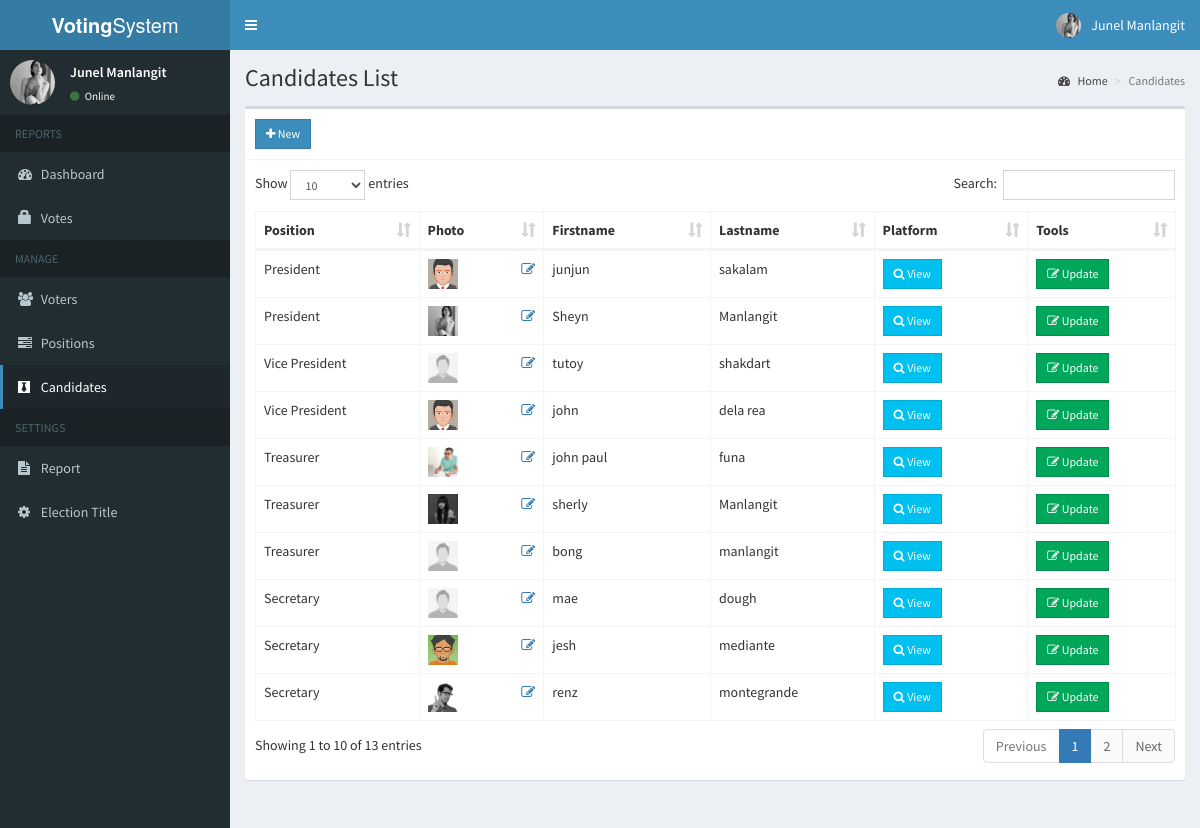
Screenshot of /admin/candidates.php (signed in) with the database file from the repository.
### tables this page shows
CREATE TABLE `candidates` (
  `id` int(11) NOT NULL,
  `position_id` int(11) NOT NULL,
  `firstname` varchar(30) NOT NULL,
  `lastname` varchar(30) NOT NULL,
  `photo` varchar(150) NOT NULL,
  `platform` text NOT NULL
);

CREATE TABLE `positions` (
  `id` int(11) NOT NULL,
  `description` varchar(50) NOT NULL,
  `max_vote` int(11) NOT NULL,
  `priority` int(11) NOT NULL
);

### admin/includes/session.php (called while the page is built, shortened)
<?php
	include 'includes/conn.php';
	$sql = "SELECT * FROM admin WHERE id = '".$_SESSION['admin']."'";
	$query = $conn->query($sql);
	$user = $query->fetch_assoc();
?>

### admin/candidates.php (the view, shortened to what this page needs)
<?php include 'includes/session.php'; ?>
<?php include 'includes/header.php'; ?>
<body class="hold-transition skin-blue sidebar-mini">
<div class="wrapper">
  <?php include 'includes/navbar.php'; ?>
  <?php include 'includes/menubar.php'; ?>
  <div class="content-wrapper">
    <section class="content-header">
      <h1>
        Candidates List
      </h1>
      <ol class="breadcrumb">
        <li><a href="#"><i class="fa fa-dashboard"></i> Home</a></li>
        <li class="active">Candidates</li>
      </ol>
    </section>
    <section class="content">
      <div class="row">
        <div class="col-xs-12">
          <div class="box">
            <div class="box-header with-border">
              <a href="#addnew" data-toggle="modal" class="btn btn-primary btn-sm btn-flat"><i class="fa fa-plus"></i> New</a>
            </div>
            <div class="box-body">
              <table id="example1" class="table table-bordered">
                <thead>
                  <th>Position</th>
                  <th>Photo</th>
                  <th>Firstname</th>
                  <th>Lastname</th>
                  <th>Platform</th>
                  <th>Tools</th>
                </thead>
                <tbody>
                  <?php
                    $sql = "SELECT *, candidates.id AS canid FROM candidates LEFT JOIN positions ON positions.id=candidates.position_id ORDER BY positions.priority ASC";
                    $query = $conn->query($sql);
                    while($row = $query->fetch_assoc()){
                      $image = (!empty($row['photo'])) ? '../images/'.$row['photo'] : '../images/profile.jpg';
                      echo "
                        <tr>
                          <td class='hidden'></td>
                          <td>".$row['description']."</td>
                          <td>
                            <img src='".$image."' width='30px' height='30px'>
                            <a href='#edit_photo' data-toggle='modal' class='pull-right photo' data-id='".$row['canid']."'><span class='fa fa-edit'></span></a>
                          </td>
                          <td>".$row['firstname']."</td>
                          <td>".$row['lastname']."</td>
                          <td><a href='#platform' data-toggle='modal' class='btn btn-info btn-sm btn-flat platform' data-id='".$row['canid']."'><i class='fa fa-search'></i> View</a></td>
                          <td>
                            <button class='btn btn-success btn-sm edit btn-flat' data-id='".$row['canid']."'><i class='fa fa-edit'></i> Update</button>
                          </td>
                        </tr>
                      ";
                    }
                  ?>
                </tbody>
              </table>
            </div>
          </div>
        </div>
      </div>
    </section>
  </div>
</div>
</body>
</html>

### admin/includes/header.php (shortened to what this page needs)
<!DOCTYPE html>
<html>
<head>
  	<link rel="stylesheet" href="../bower_components/bootstrap/dist/css/bootstrap.min.css">
    <link rel="stylesheet" href="../plugins/iCheck/all.css">
  	<link rel="stylesheet" href="../bower_components/font-awesome/css/font-awesome.min.css">
  	<link rel="stylesheet" href="../dist/css/AdminLTE.min.css">
    <link rel="stylesheet" href="../bower_components/datatables.net-bs/css/dataTables.bootstrap.min.css">
    <link rel="stylesheet" href="../bower_components/bootstrap-daterangepicker/daterangepicker.css">
    <link rel="stylesheet" href="../plugins/timepicker/bootstrap-timepicker.min.css">
    <link rel="stylesheet" href="../bower_components/bootstrap-datepicker/dist/css/bootstrap-datepicker.min.css">
    <link rel="stylesheet" href="../dist/css/skins/_all-skins.min.css">
</head>

### admin/includes/navbar.php (shortened to what this page needs)
<header class="main-header">
  <a href="#" class="logo">
    <span class="logo-lg"><b>Voting</b>System</span>
  </a>
  <nav class="navbar navbar-static-top">
    <a href="#" class="sidebar-toggle" data-toggle="push-menu" role="button">
    </a>
    <div class="navbar-custom-menu">
      <ul class="nav navbar-nav">
        <li class="dropdown user user-menu">
          <a href="#" class="dropdown-toggle" data-toggle="dropdown">
            <img src="<?php echo (!empty($user['photo'])) ? '../images/'.$user['photo'] : '../images/profile.jpg'; ?>" class="user-image" alt="User Image">
            <span class="hidden-xs"><?php echo $user['firstname'].' '.$user['lastname']; ?></span>
          </a>
        </li>
      </ul>
    </div>
  </nav>
</header>

### admin/includes/menubar.php (shortened to what this page needs)
<aside class="main-sidebar">
  <section class="sidebar">
    <div class="user-panel">
      <div class="pull-left image">
        <img src="<?php echo (!empty($user['photo'])) ? '../images/'.$user['photo'] : '../images/profile.jpg'; ?>" class="img-circle" alt="User Image">
      </div>
      <div class="pull-left info">
        <p><?php echo $user['firstname'].' '.$user['lastname']; ?></p>
        <a><i class="fa fa-circle text-success"></i> Online</a>
      </div>
    </div>
    <ul class="sidebar-menu" data-widget="tree">
      <li class="header">REPORTS</li>
      <li class=""><a href="home.php"><i class="fa fa-dashboard"></i> <span>Dashboard</span></a></li>
      <li class=""><a href="votes.php"><span class="glyphicon glyphicon-lock"></span> <span>Votes</span></a></li>
      <li class="header">MANAGE</li>
      <li class=""><a href="voters.php"><i class="fa fa-users"></i> <span>Voters</span></a></li>
      <li class=""><a href="positions.php"><i class="fa fa-tasks"></i> <span>Positions</span></a></li>
      <li class=""><a href="candidates.php"><i class="fa fa-black-tie"></i> <span>Candidates</span></a></li>
      <li class="header">SETTINGS</li>
      <li class=""><a href="ballot.php"><i class="fa fa-file-text"></i> <span>Report</span></a></li>
      <li class=""><a href="#config" data-toggle="modal"><i class="fa fa-cog"></i> <span>Election Title</span></a></li>
    </ul>
  </section>
</aside>

### rows the page displays
candidates: position.description "President", photo (picture), firstname "junjun", lastname "sakalam"
candidates: position.description "President", photo (picture), firstname "Sheyn", lastname "Manlangit"
candidates: position.description "Vice President", photo (placeholder picture), firstname "tutoy", lastname "shakdart"
candidates: position.description "Vice President", photo (picture), firstname "john", lastname "dela rea"
candidates: position.description "Treasurer", photo (picture), firstname "john paul", lastname "funa"
candidates: position.description "Treasurer", photo (picture), firstname "sherly", lastname "Manlangit"
candidates: position.description "Treasurer", firstname "bong", lastname "manlangit"
candidates: position.description "Secretary", firstname "mae", lastname "dough"
candidates: position.description "Secretary", photo (picture), firstname "jesh", lastname "mediante"
candidates: position.description "Secretary", photo (picture), firstname "renz", lastname "montegrande"

### other values shown
$user['firstname'] "Junel"
$user['lastname'] "Manlangit"
